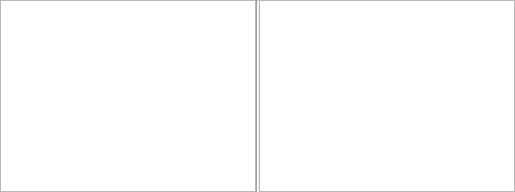
          <widget class="QWidget" name="lily_data_stackPage1">
           <attribute name="icon">
            <iconset resource="../../../QtResourcesFeb20/spunkster.qrc">
             <normaloff>:/newPrefix/lily_walk_norm.png</normaloff>
             <activeon>:/newPrefix/onePaw.png</activeon>:/newPrefix/lily_walk_norm.png</iconset>
           </attribute>
           <attribute name="title">
            <string/>
           </attribute>
           <layout class="QGridLayout" name="gridLayout_42">
            <property name="leftMargin">
             <number>0</number>
            </property>
            <property name="topMargin">
             <number>0</number>
            </property>
            <property name="rightMargin">
             <number>0</number>
            </property>
            <property name="bottomMargin">
             <number>0</number>
            </property>
            <property name="spacing">
             <number>0</number>
            </property>
            <item row="1" column="0" colspan="2">
             <widget class="QFrame" name="frame_35">
              <layout class="QGridLayout" name="gridLayout_43">
               <property name="leftMargin">
                <number>0</number>
               </property>
               <property name="topMargin">
                <number>0</number>
               </property>
               <property name="rightMargin">
                <number>0</number>
               </property>
               <property name="bottomMargin">
                <number>0</number>
               </property>
               <property name="spacing">
                <number>0</number>
               </property>
               <item row="0" column="0">
                <widget class="QFrame" name="frame_36">
                 <layout class="QGridLayout" name="gridLayout_34">
                  <property name="leftMargin">
                   <number>0</number>
                  </property>
                  <property name="topMargin">
                   <number>0</number>
                  </property>
                  <property name="rightMargin">
                   <number>0</number>
                  </property>
                  <property name="bottomMargin">
                   <number>0</number>
                  </property>
                  <property name="spacing">
                   <number>0</number>
                  </property>
                  <item row="1" column="0">
                   <widget class="QTableView" name="lily_walk_table">
                    <property name="styleSheet">
                     <string notr="true"/>
                    </property>
                    <property name="showGrid">
                     <bool>false</bool>
                    </property>
                    <property name="sortingEnabled">
                     <bool>true</bool>
                    </property>
                    <property name="cornerButtonEnabled">
                     <bool>false</bool>
                    </property>
                    <attribute name="horizontalHeaderCascadingSectionResizes">
                     <bool>true</bool>
                    </attribute>
                    <attribute name="horizontalHeaderMinimumSectionSize">
                     <number>75</number>
                    </attribute>
                    <attribute name="horizontalHeaderDefaultSectionSize">
                     <number>100</number>
                    </attribute>
                    <attribute name="horizontalHeaderStretchLastSection">
                     <bool>true</bool>
                    </attribute>
                    <attribute name="verticalHeaderVisible">
                     <bool>false</bool>
                    </attribute>
                    <attribute name="verticalHeaderCascadingSectionResizes">
                     <bool>true</bool>
                    </attribute>
                    <attribute name="verticalHeaderShowSortIndicator" stdset="0">
                     <bool>true</bool>
                    </attribute>
                   </widget>
                  </item>
                  <item row="1" column="2">
                   <widget class="QTableView" name="lily_walk_note_table">
                    <property name="styleSheet">
                     <string notr="true"/>
                    </property>
                    <property name="showGrid">
                     <bool>false</bool>
                    </property>
                    <property name="sortingEnabled">
                     <bool>true</bool>
                    </property>
                    <attribute name="horizontalHeaderCascadingSectionResizes">
                     <bool>true</bool>
                    </attribute>
                    <attribute name="horizontalHeaderMinimumSectionSize">
                     <number>15</number>
                    </attribute>
                    <attribute name="horizontalHeaderDefaultSectionSize">
                     <number>100</number>
                    </attribute>
                    <attribute name="horizontalHeaderStretchLastSection">
                     <bool>true</bool>
                    </attribute>
                    <attribute name="verticalHeaderVisible">
                     <bool>false</bool>
                    </attribute>
                    <attribute name="verticalHeaderCascadingSectionResizes">
                     <bool>true</bool>
                    </attribute>
                    <attribute name="verticalHeaderShowSortIndicator" stdset="0">
                     <bool>true</bool>
                    </attribute>
                   </widget>
                  </item>
                  <item row="1" column="1">
                   <widget class="Line" name="line_4">
                    <property name="orientation">
                     <enum>Qt::Vertical</enum>
                    </property>
                   </widget>
                  </item>
                 </layout>
                </widget>
               </item>
              </layout>
             </widget>
            </item>
           </layout>
          </widget>
